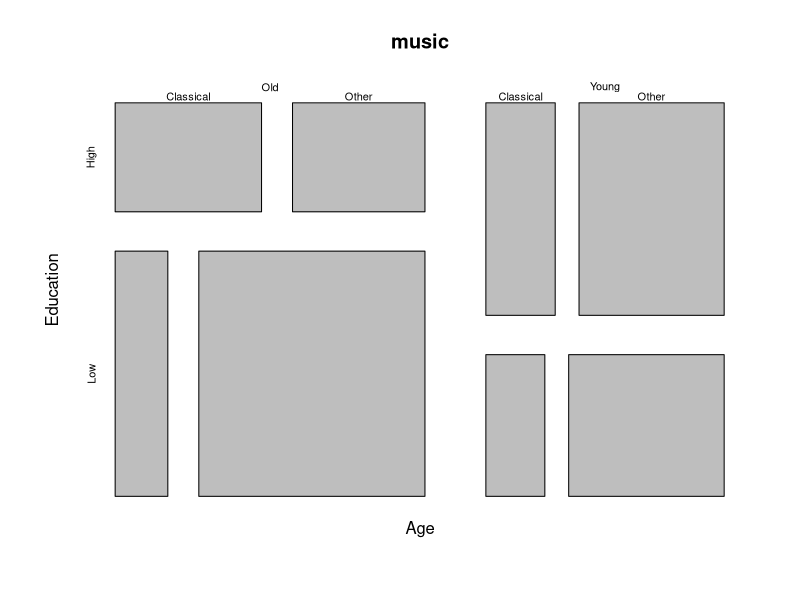
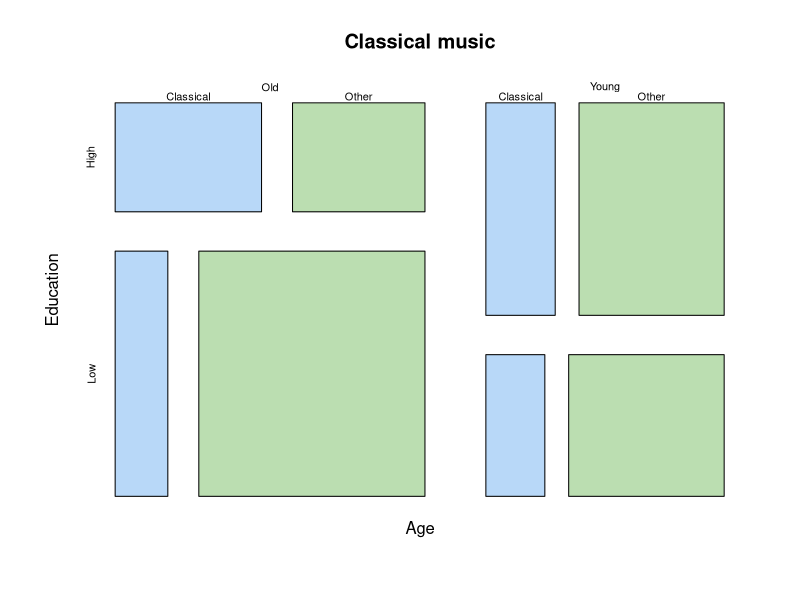

Here is the R script that generated these plots, in order:
## ---- chunk 1
knitr::opts_chunk$set(echo = TRUE)
## ---- chunk 2
emp.data <- data.frame(
   emp_id = c (1:5), 
   emp_name = c("Rick","Dan","Michelle","Ryan","Gary"),
   salary = c(623.3,515.2,611.0,729.0,843.25), 
   
   start_date = as.Date(c("2012-01-01", "2013-09-23", "2014-11-15", "2014-05-11",
      "2015-03-27")),
   stringsAsFactors = FALSE
)

print(emp.data)

#Refrencing data in the dataset:
#Selecting a row:

emp.data[1,] #select the first row

emp.data[1] #select the first column

emp.data[1,2] #select the first row followed by the value in the second column

emp.data[1,2] = 'nancy drew'

print(emp.data)


summary(emp.data)

mean(emp.data$salary)
## ---- chunk 3
music = c(210, 194, 170, 110, 190, 406, 730, 290)
dim(music) = c(2, 2, 2)

dimnames(music) = list(Age = c("Old", "Young"),
                       Education = c("High", "Low"),
                       Listen = c("Classical", "Other"))

mosaicplot(music)

mosaicplot(music, col = c(hcl(240),hcl(120)), main = "Classical music")

